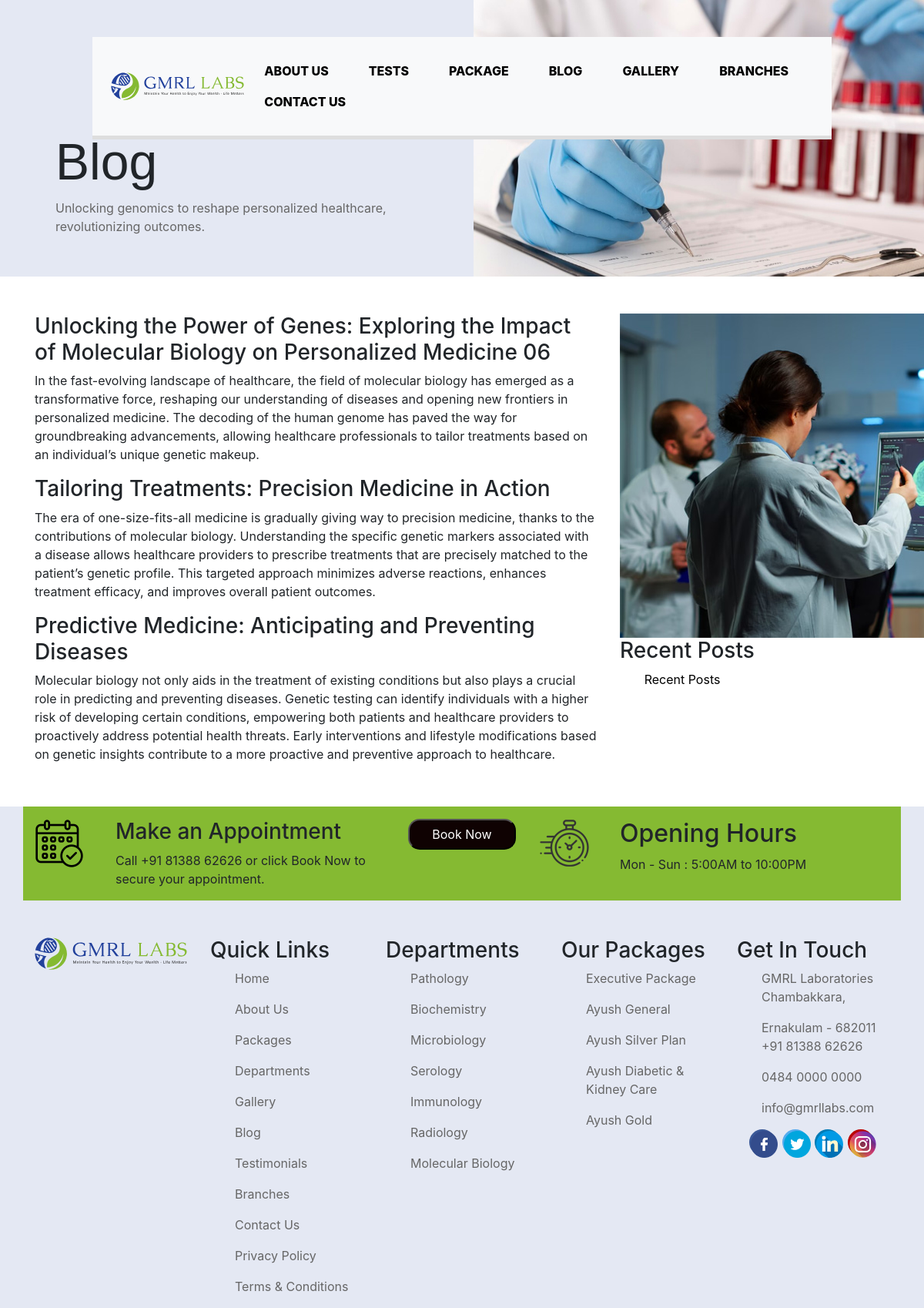
The page /subblog/3/ on the database its author committed.
### app/models.py (models this page shows)
class Sub_blog(models.Model):
    image=models.ImageField(upload_to='img')
    name=models.CharField(max_length=50)
    heading1=models.CharField(max_length=500)
    description1=models.CharField(max_length=500)
    heading2=models.CharField(max_length=500)
    description2=models.CharField(max_length=500)
    heading3=models.CharField(max_length=500)
    description3=models.CharField(max_length=500)
    blog=models.ForeignKey(Blog,on_delete=models.CASCADE)

### app/views.py (the view)
# urls.py: path('subblog/<int:id>/',views.subblog,name='subblog'),
def subblog(request,id):
    context={}
    su=Sub_blog.objects.filter(blog=id)
    context['su']=su
    return render(request,'subblog.html',context)

### app/templates/subblog.html (shortened to what this page needs)
<!DOCTYPE html>
<html lang="en">
<head>
    {% load static %}
    <link href="https://cdn.jsdelivr.net/npm/bootstrap@5.1.3/dist/css/bootstrap.min.css" rel="stylesheet">
<link rel="stylesheet" href="{% static 'boot/bootstrap.min.css' %}">
<link rel="stylesheet" href="https://use.fontawesome.com/releases/v5.6.3/css/all.css">
<link rel="stylesheet"   href="{% static 'css/subblog.css' %}"  >
</head>
<body>
<div class="container-fluid ">
  <nav class="navbar bg-light navbar-expand-lg mt-5 py-4 px-4 fixed-top">
    <img src="{% static 'images/gmrl-logo.svg' %}" alt="" width="19%" >
    <div class="collapse navbar-collapse" id="navbarSupportedContent">
    <ul class="nav ml-auto">
      <li class="nav-item">
        <a class="nav-link  col" aria-current="page"  href="{%url 'aboutus' %}" >ABOUT US</a>
    </li>
    <li class="nav-item  ">
      <a class="nav-link  col"   href="{%url 'test' %}">TESTS</a>
    </li>
    <li class="nav-item">
      <a class="nav-link  col" href="{%url 'package' %}" >PACKAGE</a>
    </li>
    <li class="nav-item">
      <a class="nav-link col"  href="{%url 'blog' %}">BLOG</a>
    </li>
    <li class="nav-item">
      <a class="nav-link col"  href="{%url 'gallery' %}">GALLERY</a>
    </li>
    <li class="nav-item">
      <a class="nav-link col"  href="{%url 'branches' %}">BRANCHES</a>
    </li>
    <li class="nav-item">
      <a class="nav-link col"  href="{%url 'contactus' %}">CONTACT US</a>
    </li>
    </ul>
  </div>
  </nav>
</div>
        <div class="container-fluid intro">
            <div class="row">
              <div class="col-lg ">
                <h1 class="intoh">Blog</h1>
                <p class="inlab">
                    Unlocking genomics to reshape personalized healthcare,
revolutionizing outcomes.</p>
              </div>
              <div class="col-lg introimg">
                <img src="{% static 'images/banner2.jpg' %}" alt="">
              </div>
            </div>
          </div>
<div class="container mt-5">
    <div class="row">
      {% for i in su %}
    <div class="col-lg-8">
    <h3>{{i.heading1}}</h3>
    <p>{{i.description1}}</p>
    <h3>{{i.heading2}}</h3>
    <p>{{i.description2}}</p>
    <h3>{{i.heading3}}</h3>
    <p>{{i.description3}}</p>
    </div>
    <div class="col-lg-4">
    <img src="{{i.image.url}}" alt="">
    <h3>Recent Posts</h3>
    <div class="row">
    <div class="col-lg-1 col-md-2 col-2">
    </div>
    <div class="col-lg-11 col-md col ">
      <p>{{i.name}}</p>
    </div>
    {% endfor %}
    </div>
    </div>
    </div>
    </div>
        <div class="container-fluid foot">
            <div class="row">
              <div class="col-lg">
               <div class="container green">
                 <div class="row ">
                  <div class="col-lg mt-3">
                    <img src="{% static 'images/schedule.png' %}" alt="">
                  </div>
                  <div class="col-lg-4 mt-3">
                    <h3>Make an Appointment</h3>
                    <p>Call +91 81388 62626 or click Book Now to secure your appointment.
                    </p>
                  </div>
                  <div class="col-lg mt-3"><a href="{%url 'appointment' %}">
                    <button type="submit" class="button7">Book Now</button></a>
                  </div>
                  <div class="col-lg mt-3">
                    <img src="{% static 'images/openinh-hours-logo.png' %}"  alt="">
                  </div>
                  <div class="col-lg-4 mt-3">
                    <h2>Opening Hours</h2>
                    <p>Mon - Sun : 5:00AM to 10:00PM</p>
                  </div>
                 </div>
                </div>
              </div>
            </div>
                                      <div class="row mt-5">
                                        <div class="col-lg">
                                          <div class="container">
                                            <div class="row">
                                              <div class="col-lg mrllogo">
                                                <img src="{% static 'images/gmrl-logo.svg' %}" alt="">
                                              </div>
                                              <div class="col-lg">
                                                <h3> Quick Links</h3>
                                               <ul  class="menu">
                                                <p><a href="{%url 'index'%}" aria-current="page" class="menu">Home</a></p>
                                                  <p><a href="{%url 'aboutus'%}" class="menu">About Us</a></p>
                                                  <p><a href="{%url 'package'%}" class="menu">Packages</a></p>
                                                  <p><a href="{%url 'department'%}" class="menu">Departments</a></li>
                                                    <p><a href="{%url 'gallery'%}" class="menu">Gallery</a></li>
                                                      <p><a href="{%url 'blog'%}" class="menu">Blog</a></li>
                                                        <p><a href="{%url 'testimoinal'%}" class="menu">Testimonials</a></li>
                                                          <p><a href="{%url 'branches'%}" class="menu">Branches</a></li>
                                                            <p><a href="{%url 'contactus'%}" class="menu">Contact Us</a></li>
                                                              <p><a rel="privacy-policy" href="{%url 'privacy'%}" class="menu">Privacy Policy</a></li>
                                                                <p><a href="{%url 'terms'%}" class="menu">Terms &amp; Conditions</a></li>
                                                  </ul>
                                              </div>
                                              <div class="col-lg">
                                                <h3>Departments</h3>
                                               <ul  class="menu">
                                                <p><a href="{%url 'department'%}" aria-current="page" class="menu">Pathology</a></li>
                                                  <p><a href="{%url 'department'%}" class="menu">Biochemistry</a></li>
                                                    <p><a href="{%url 'department'%}" class="menu">Microbiology</a></li>
                                                      <p><a href="{%url 'department'%}" class="menu">Serology</a></li>
                                                        <p><a href="{%url 'department'%}"class="menu">Immunology</a></li>
                                                          <p><a href="{%url 'department'%}"class="menu">Radiology</a></li>
                                                            <p><a href="{%url 'department'%}"class="menu">Molecular Biology</a></li>
                                                  </ul>
                                              </div>
                                              <div class="col-lg">
                                                <h3>Our Packages</h3>
                                               <ul  class="menu">
                                                <p><a href="Executive Package.html" aria-current="page" class="menu">Executive Package</a></li>
                                                  <p><a href="Ayush General.html" class="menu">Ayush General</a></li>
                                                    <p><a href="Ayush Silver Plan.html" class="menu">Ayush Silver Plan</a></li>
                                                      <p><a href="Ayush Diabetic .html" class="menu">Ayush Diabetic & Kidney Care</a></li>
                                                        <p><a href="Ayush Gold.html"class="menu">Ayush Gold</a></li>
                                                  </ul>
                                              </div>
                                              <div class="col-lg">
                                                <h3>Get In Touch</h3>
                                               <ul  class="menu">
                                               <p> <a href="" aria-current="page" class="menu">GMRL Laboratories Chambakkara, </a></p>
                                                  <a href="" class="menu">Ernakulam - 682011</a></li>
                                                  <p><a href=""class="menu">+91 81388 62626</a></p>
                                                  <p><a href="" class="menu">0484 0000 0000</a></p>
                                                <p>  <a href=""class="menu">info@gmrllabs.com</a></p>
                                                  </ul>
                                                  <div class="rounded-social-buttons">
                                                     <div class="rounded-social-buttons">
                                                      <a class="social-button facebook" href="https://www.facebook.com/" target="_blank"><img src="{% static 'images/facebook.png'%}" alt="" width="35px"> </a>
                                                      <a class="social-button twitter" href="https://www.twitter.com/" target="_blank"><img src="{% static 'images/twitter.png'%}" alt="" width="35px"> </a>
                                                      <a class="social-button linkedin" href="https://www.linkedin.com/" target="_blank"><img src="{% static 'images/linkedin.png'%}" alt="" width="35px"> </a>
                                                      <a class="social-button youtube" href="https://www.youtube.com/" target="_blank"><img src="{% static 'images/instagram.png'%}" alt="" width="35px"></a>
                                                  </div>
                                              </div>
                                            </div>
                                          </div>
                                        </div>
                                    </div>
                    </div>
              </body>
              </html>

### static/css/subblog.css (style rules this page uses)
html, body { max-width: 100%; overflow-x: hidden; }
nav { width: 80%; margin: 0 auto; background: #fff; padding: 50px 0; box-shadow: 0px 5px 0px #dedede; }
nav ul li a { display: block; padding: 15px; text-decoration: none; color: #aaa; font-weight: 800; text-transform: uppercase; margin: 0 10px; }
.col { color: black; }
.intro { background-color: #e4e8f3; }
.intoh { font-family: 'Oswald', sans-serif !important; font-weight: 200; font-size: 66px; padding: 0; margin-left: 10%; margin-top: 30%; }
.introimg img { width: 110%; }
.inlab { margin-left: 10%; color: #666666; }
* { box-sizing: border-box; padding: 0; margin: 0; }
.green { background-color: #85ba32; }
.button7 { background-color:rgb(15, 2, 2); color: #ffffff; border-radius: 15px; width: 140px; height: 40px; }
.foot { background-color: #e4e8f3; margin-top: 40px; }
.mrllogo img { width: 100%; }
.menu { color: #666666; }
.rounded-social-buttons { text-align: center; }
.rounded-social-buttons .social-button { display: inline-block; position: relative; cursor: pointer; width: 2.125rem; height: 2.125rem; border: 0.125rem solid transparent; padding: 0; text-decoration: none; text-align: center; color: #fefefe; font-size: 1.5625rem; font-weight: normal; line-height: 0em; border-radius: 1.6875rem; transition: all 0.5s ease; margin-right: 0.25rem; margin-bottom: 0.25rem; }
.rounded-social-buttons .social-button.facebook { background: #3b5998; }
.rounded-social-buttons .social-button.twitter { background: #55acee; }
.rounded-social-buttons .social-button.linkedin { background: #007bb5; }
.rounded-social-buttons .social-button.youtube { background: #bb0000; }
.menu { color: #666666; text-decoration: none; }

### rows shown on the page
Sub_blog: heading1 "Unlocking the Power of Genes: Exploring the Impact of Molecular Biology on Personalized Medicine 06", description1 "In the fast-evolving landscape of healthcare, the field of molecular biology has emerged as a transformative force, reshaping our understanding of diseases and opening new frontiers in personalized medicine. The decoding of the human genome has paved the way for groundbreaking advancements, allowing healthcare professionals to tailor treatments based on an individual’s unique genetic makeup.", heading2 "Tailoring Treatments: Precision Medicine in Action", description2 "The era of one-size-fits-all medicine is gradually giving way to precision medicine, thanks to the contributions of molecular biology. Understanding the specific genetic markers associated with a disease allows healthcare providers to prescribe treatments that are precisely matched to the patient’s genetic profile. This targeted approach minimizes adverse reactions, enhances treatment efficacy, and improves overall patient outcomes.", heading3 "Predictive Medicine: Anticipating and Preventing Diseases", description3 "Molecular biology not only aids in the treatment of existing conditions but also plays a crucial role in predicting and preventing diseases. Genetic testing can identify individuals with a higher risk of developing certain conditions, empowering both patients and healthcare providers to proactively address potential health threats. Early interventions and lifestyle modifications based on genetic insights contribute to a more proactive and preventive approach to healthcare.", image (picture), name "Recent Posts"
